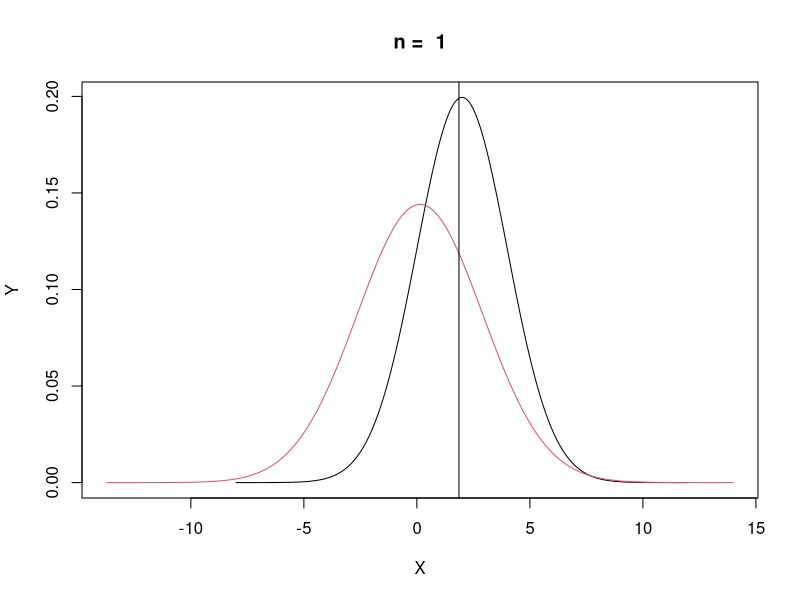
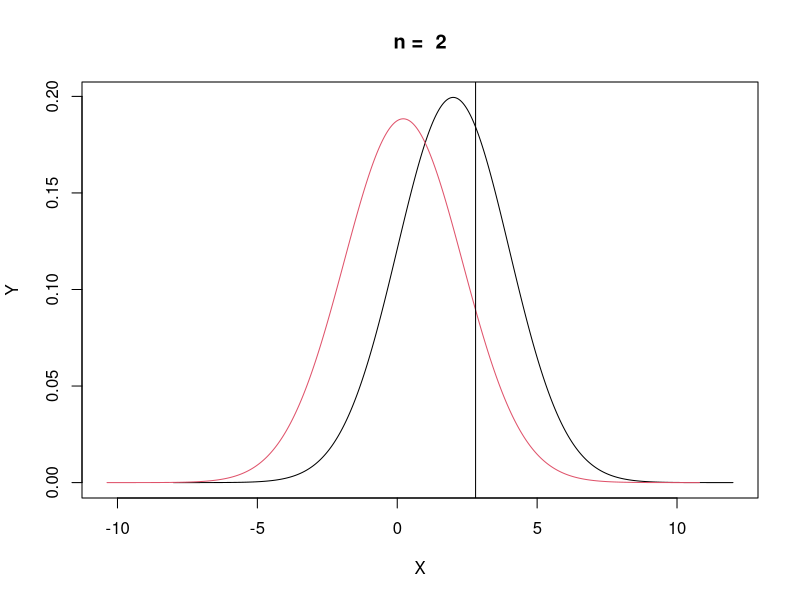
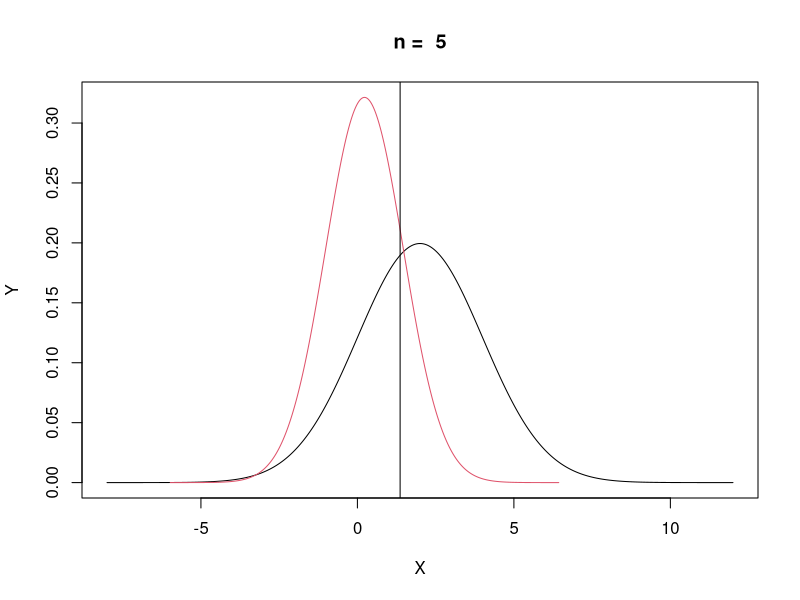
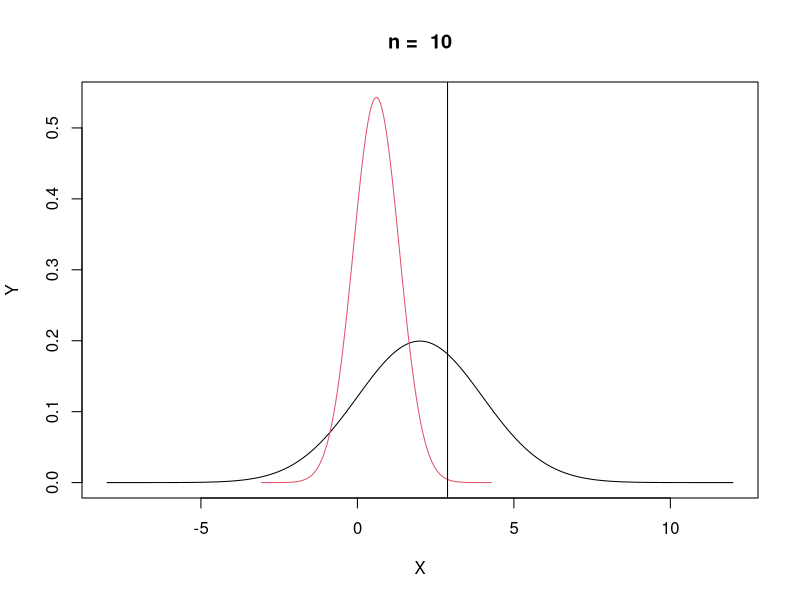
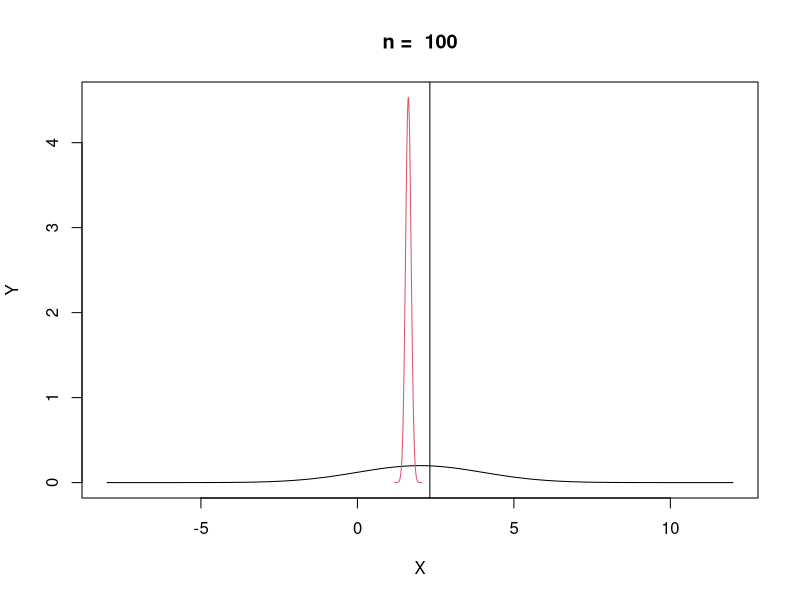
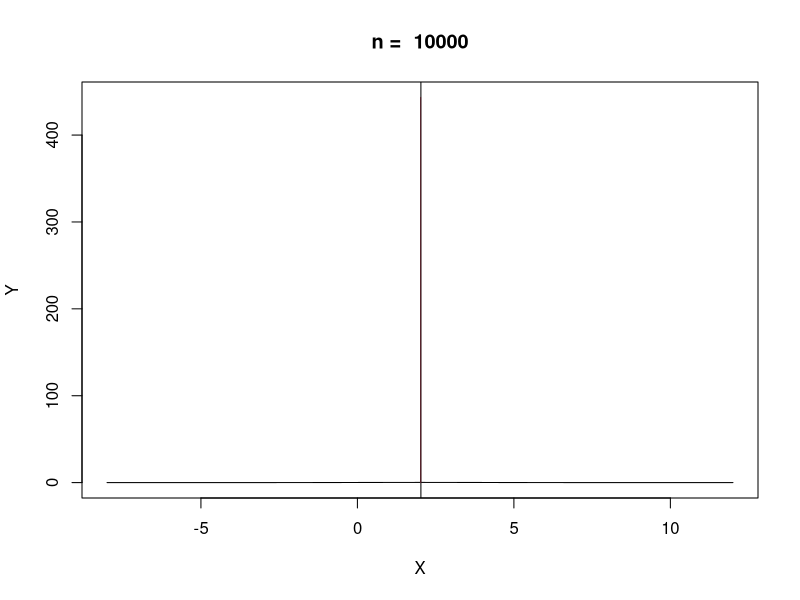
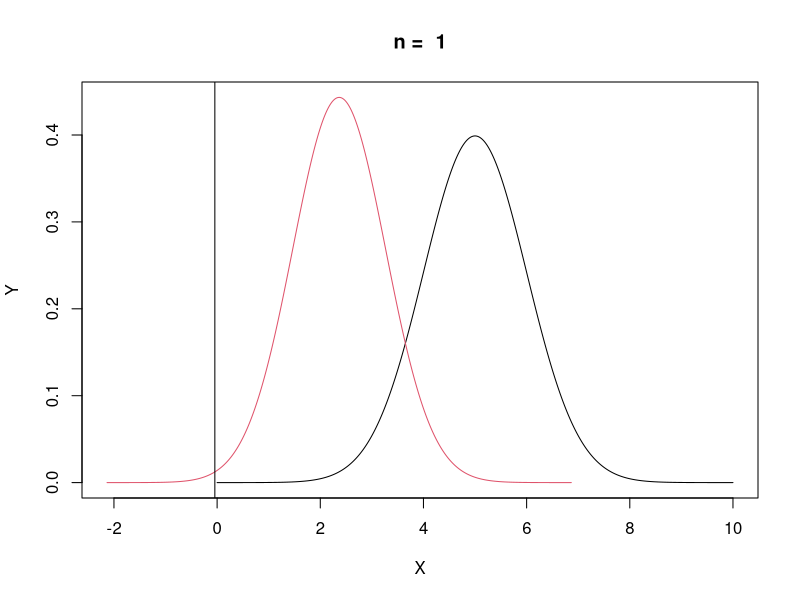
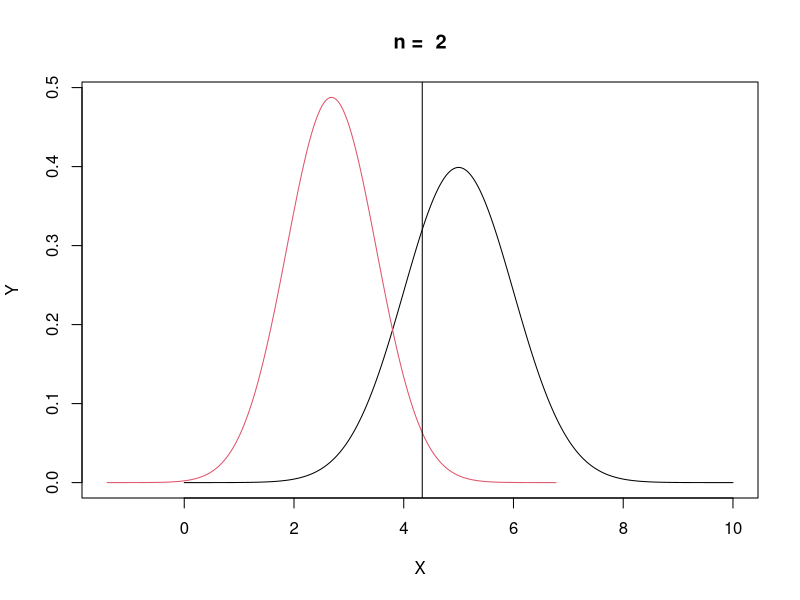

The R script that drew these images, in order:
## ---- warmup
library(knitr)
library(tidyr)
library(dplyr)

## ---- q2-temp
set.seed(1986)
theta <- 2
sigma_0 <- 3

alln <- c(1, 2, 5, 10, 100, 10000)
for(case in c(1, 2)){
  if (case == 1) {
    prior_mu <- 2
    prior_tau <- 2
  } else if (case == 2) {
    prior_mu <- 5
    prior_tau <- 1
  }
  
  for (n in alln) {
    x <- rnorm(n, mean = theta, sd= sigma_0)
    ## fill all the necessary code in
  }
}

## ---- q2
set.seed(1986)
theta <- 2
sigma_0 <- 3

alln <- c(1, 2, 5, 10, 100, 10000)
for(case in c(1, 2)){
  if (case == 1) {
    prior_mu <- 2
    prior_tau <- 2
  } else if (case == 2) {
    prior_mu <- 5
    prior_tau <- 1
  }
  
  for (n in alln) {
    x <- rnorm(n, mean = theta, sd= sigma_0)
    x_bar <- mean(x)
    
    a <- (n * x_bar)/sigma_0^2 + prior_mu/prior_tau^2
    b <- n/sigma_0^2 + 1+prior_tau^2
      
    post_mu <- a/b
    print(post_mu)
    post_sigma <- 1/(n/sigma_0^2 + 1/prior_tau^2)
      
    xx <- seq(-5, 5, by = 0.001)
    xx_prior <- xx * prior_tau + prior_mu
    xx_post <-  xx * post_sigma + post_mu
    
    Y <- cbind(dnorm(xx_prior, mean = prior_mu, sd= prior_tau), 
               dnorm(xx_post, mean = post_mu, sd = post_sigma))
    X <- cbind(xx_prior, xx_post)
    matplot(X, Y, type = 'l', lty = 1, main = paste("n = ", n))
    abline(v = x_bar, lty = 1)
  }
}


## ---- q3
theta <- seq(0, 1, .01)
dens <- theta^3 * (1-theta)^13 + 10 * theta^4 * (1-theta)^12 + 45 * theta^5 * (1-theta)^11
plot(theta, dens, ylim=c(0,1.1*max(dens)), type="l", xlab="theta", ylab="", xaxs="i",yaxs="i", yaxt="n", bty="n", cex=2)

## ---- q4
theta <- seq(0,1,.001)
dens <- dbeta(theta,1,.67)
plot (theta, dens, xlim=c(0,1), ylim=c(0,3),
type="l", xlab="theta", ylab="", xaxs="i",
yaxs="i", yaxt="n", bty="n", cex=2)
lines (c(1,1),c(0,3),col=0)
lines (c(1,1),c(0,3),lty=3)

## ---- q5
n <- 200
DT <- data.frame(c(0, 1, 2, 3, 4), c(109, 65, 22, 3, 1))
xbar <- sum(DT[, 1] * DT[, 2])/n

x <- seq(0, 2, by = 0.01)

for(case in c(1, 2, 3, 4)){
  if(case == 1){
    alpha <- beta <- 0.5 
  }else if(case == 2){
    alpha <- beta <- 1
  }else if(case == 3){
    alpha <- beta <- 10
  }else if(case == 4){
    alpha <- beta <- 100
  }
  
  dens <- dgamma(x, shape = alpha, rate = beta)

  alpha_posterior <- alpha + n * xbar
  beta_posterior <- beta + n
  dens_posterior <- dgamma(x, shape = alpha_posterior, rate = beta_posterior)
  
  matplot(x, cbind(dens, dens_posterior), lty = 1, type = 'l', ylab = "Density", xlab = "theta")
  abline(v = xbar)
  
}
